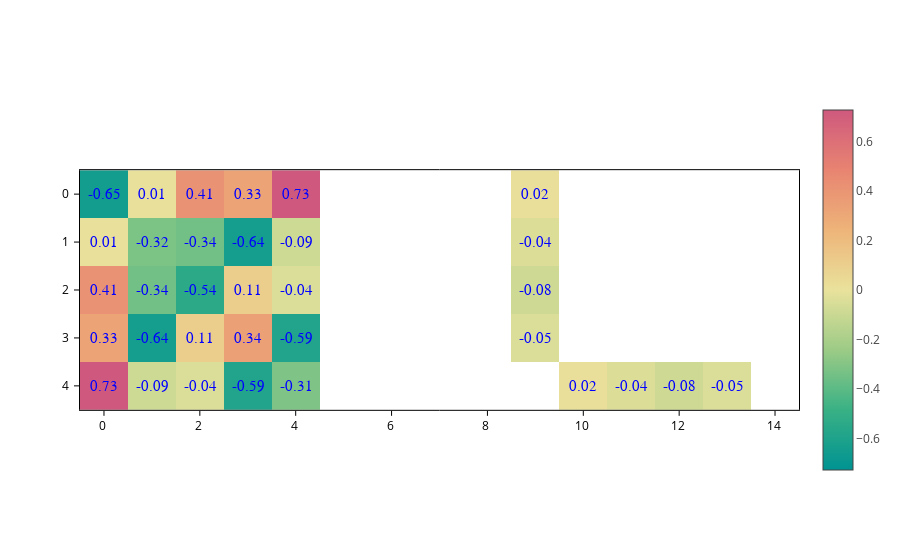

Source (notebook cell):
### Markdown cell above
You can tweak the style of text with the `textfont` input, which is a dictionary with three (optional) keys:

- `color`: Text color.
- `family`: Font family for the text. Note that different backends might support different fonts.
- `size`: The size of the font.

The default value will be used for any key that you don't include in the dictionary.

### Code cell
plot.update_inputs(textfont={"color": "blue", "family": "times", "size": 15})

### Figure 1 — Plotly figure (JSON) as saved in the notebook; plotly's stock layout.template omitted (floating-point values rounded to 4 significant figures)
{"data": [{"coloraxis": "coloraxis", "meta": {}, "opacity": 1, "text": [["-0.65", "0.01", "0.41", "0.33", "0.73", "", "", "", "", "0.02", "", "", "", "", ""], ["0.01", "-0.32", "-0.34", "-0.64", "-0.09", "", "", "", "", "-0.04", "", "", "", "", ""], ["0.41", "-0.34", "-0.54", "0.11", "-0.04", "", "", "", "", "-0.08", "", "", "", "", ""], ["0.33", "-0.64", "0.11", "0.34", "-0.59", "", "", "", "", "-0.05", "", "", "", "", ""], ["0.73", "-0.09", "-0.04", "-0.59", "-0.31", "", "", "", "", "", "0.02", "-0.04", "-0.08", "-0.05", ""]], "textfont": {"color": "blue", "family": "times", "size": 15}, "texttemplate": "%{text}", "type": "heatmap", "z": [[-0.6452, 0.007018, 0.4079, 0.3283, 0.7263, NaN, NaN, NaN, NaN, 0.01571, NaN, NaN, NaN, NaN, NaN], [0.007018, -0.3193, -0.3422, -0.6358, -0.08664, NaN, NaN, NaN, NaN, -0.04155, NaN, NaN, NaN, NaN, NaN], [0.4079, -0.3422, -0.5398, 0.1106, -0.04301, NaN, NaN, NaN, NaN, -0.08447, NaN, NaN, NaN, NaN, NaN], [0.3283, -0.6358, 0.1106, 0.3418, -0.5873, NaN, NaN, NaN, NaN, -0.04567, NaN, NaN, NaN, NaN, NaN], [0.7263, -0.08664, -0.04301, -0.5873, -0.3121, NaN, NaN, NaN, NaN, NaN, 0.01571, -0.04155, -0.08447, -0.04567, NaN]], "zsmooth": false}], "layout": {"coloraxis": {"cmid": 0, "colorscale": [[0.0, "rgb(0, 147, 146)"], [0.1667, "rgb(57, 177, 133)"], [0.3333, "rgb(156, 203, 134)"], [0.5, "rgb(233, 226, 156)"], [0.6667, "rgb(238, 180, 121)"], [0.8333, "rgb(232, 132, 113)"], [1.0, "rgb(207, 89, 126)"]], "showscale": true}, "scene": {"aspectmode": "data", "xaxis": {"range": [-0.5, 14.5]}, "yaxis": {"range": [4.5, -0.5]}}, "xaxis": {"constrain": "domain", "range": [-0.5, 14.5], "scaleanchor": "y", "scaleratio": 1}, "yaxis": {"constrain": "domain", "range": [4.5, -0.5]}}}
